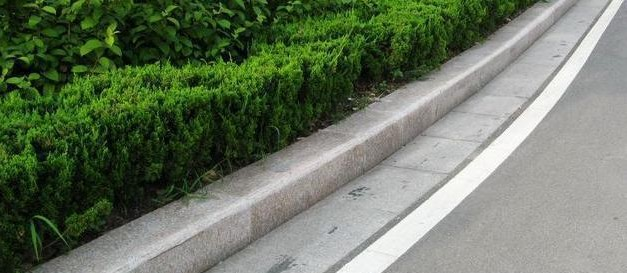
#> input picture road_border.jpg, 627 x 273 px
$ python test5.py
#> lines starting #> are read from the running program, lines starting #| are printed output that depends on the picture
### util.py
import numpy as np
import cv2 as cv
import math
from scipy import signal
import numpy as np

def gradient(E):
    filterx = np.array(([-1, 1], [-1, 1]))
    filtery = np.array(([-1, -1],[1, 1]))

    Ex = signal.convolve2d(E, filterx, mode='same') / 2
    Ey = signal.convolve2d(E, filtery, mode='same') / 2

    return [Ex, Ey]

def estimate_albedo_illumination(E):
    #compute the average of the E
    mu1 = np.mean(E)

    #compute the average of the square of the brightness
    mu2 = np.mean(np.mean(E**2))

    #calculatethe gradient
    [Ex, Ey] = gradient(E)
    eps = 0.000001

    #normalize the gradient
    Exy = np.sqrt(Ex**2 + Ey**2)
    nEx = Ex / (Exy + eps)
    nEy = Ey / (Exy + eps)

    avgEx = np.mean(nEx)
    avgEy = np.mean(nEy)

    gamma = (6 * (np.pi**2) * mu2) - (48 * mu1**2)
    gamma = np.sqrt(gamma if gamma >= 0 else 0)
    albedo = gamma / np.pi

    #estamating the slant
    T = 4 * mu1 / (gamma + eps)
    T = -1 if T < -1 else T
    T = 1 if T > 1 else T
    slant = math.acos(T)

    #estamating the tilt
    tilt = math.atan(avgEy / avgEx)

    if tilt < 0:
        tit = tilt + np.pi

    #the illumination direction
    I = [np.cos(tilt) * np.sin(slant), np.sin(tilt) * np.sin(slant), np.cos(slant)]
    return [albedo, I, slant, tilt]

### test5.py
import numpy as np
import matplotlib.pyplot as plt
from mpl_toolkits.mplot3d import Axes3D
from util import estimate_albedo_illumination
import cv2 as cv

E = cv.imread('road_border.jpg')
#> E is the input picture: shape (273, 627, 3); mean B, G, R 97.2, 117.9, 106.2
E = cv.cvtColor(E, cv.COLOR_BGR2GRAY)
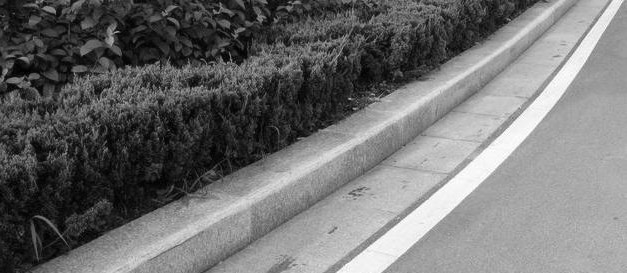
#> E: shape (273, 627); min 0, max 255, mean 112
[M, N] = np.shape(E)
#> M = 273; N = 627
M = M
N = N
E = cv.resize(E, (N, M))
[albedo, I, slant, tilt] = estimate_albedo_illumination(E)
#> in estimate_albedo_illumination, `mu1 = np.mean(E)`: mu1 = 112
#> in estimate_albedo_illumination, `mu2 = np.mean(np.mean(E**2))`: mu2 = 112.8
#> in gradient, `Ey = signal.convolve2d(E, filtery, mode='same') / 2`:
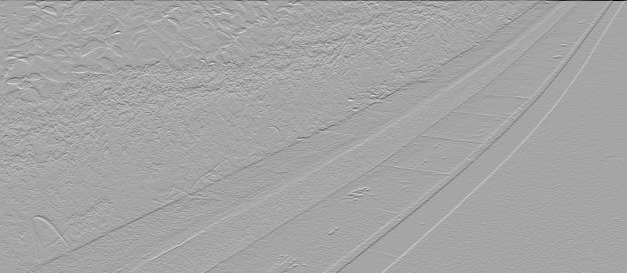
#> Ey: shape (273, 627) float64; min -240.5, max 130, mean -0.6; drawn with min black and max white
#> in estimate_albedo_illumination, `nEx = Ex / (Exy + eps)`:
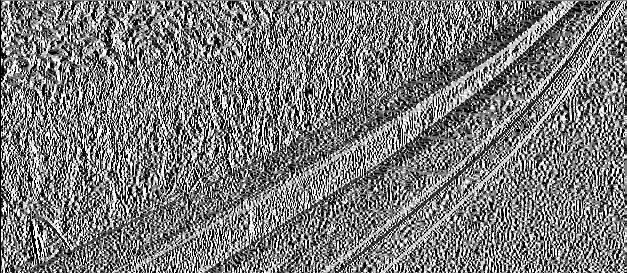
#> nEx: shape (273, 627) float64; min -1, max 1, mean -0.0311; drawn with min black and max white
#> in estimate_albedo_illumination, `nEy = Ey / (Exy + eps)`:
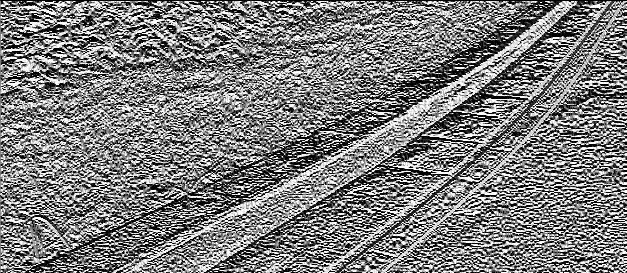
#> nEy: shape (273, 627) float64; min -1, max 1, mean -0.0183; drawn with min black and max white
#> in estimate_albedo_illumination, `avgEx = np.mean(nEx)`: avgEx = -0.0311
#> in estimate_albedo_illumination, `avgEy = np.mean(nEy)`: avgEy = -0.0183
#> in estimate_albedo_illumination, `gamma = (6 * (np.pi**2) * mu2) - (48 * mu1**2)`: gamma = -595808.8
#> in estimate_albedo_illumination, `gamma = np.sqrt(gamma if gamma >= 0 else 0)`: gamma = 0
#> in estimate_albedo_illumination, `T = 4 * mu1 / (gamma + eps)`: T = 448139813.4
#> in estimate_albedo_illumination, `T = 1 if T > 1 else T`: T = 1
#> in estimate_albedo_illumination, `slant = math.acos(T)`: slant = 0
#> in estimate_albedo_illumination, `tilt = math.atan(avgEy / avgEx)`: tilt = 0.531
#> in estimate_albedo_illumination, `I = [np.cos(tilt) * np.sin(slant), np.sin(tilt) * np.sin(slant), np.co..`: I = [0, 0, 1]
#> albedo = 0; I = [0, 0, 1]; slant = 0; tilt = 0.531


p = np.zeros((M, N))
q = np.zeros((M, N))

z = np.zeros((M, N))

z_x = np.zeros((M, N))
z_y = np.zeros((M, N))

[x,y] = np.meshgrid(np.linspace(1, N, N), np.linspace(1, M, M))

max_iter = 50

ix = np.cos(tilt) * np.tan(slant)
#> ix = 0
iy = np.sin(tilt) * np.tan(slant)
#> iy = 0
eps = 0.00001
for k in range(1, max_iter):

    R = (np.cos(slant) + p * np.cos(tilt) * np.sin(slant) + q * np.sin(tilt) * np.sin(slant)) / np.sqrt(1 + p**2 + q**2)
    index = np.where(R < 0)
    R[index[0], index[1]] = 1

    f = E - R

    df_dz = (p + q) * (ix * p + iy * q + 1) / (np.sqrt((1 + p**2 + q**2)**3) * (np.sqrt(1 + ix**2 + iy**2))) - (ix + iy) / (np.sqrt(1 + p**2 + q**2) * np.sqrt(1 + ix**2 + iy**2))

    z = z - f / (df_dz + eps)

    z_x[1:M,:] = z[0:M-1,:]
    z_y[:,1:N] = z[:, 0:N-1]

    p = z - z_x
    q = z - z_y
#> this loop made 49 passes
#> pass 1, `z = z - f / (df_dz + eps)`:
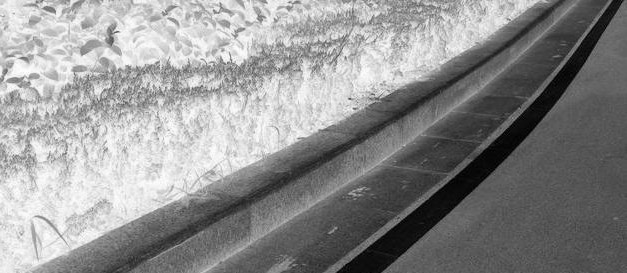
#> z: shape (273, 627) float64; min -25400000, max 100000, mean -11103495.3; drawn with min black and max white
#> after the loop:
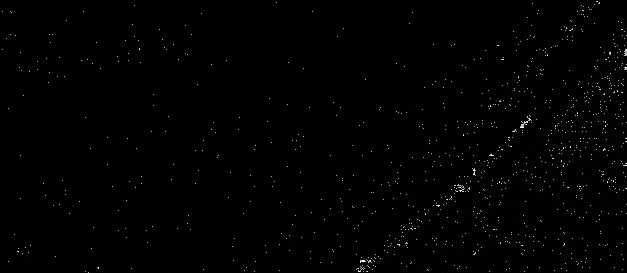
#> R: shape (273, 627) float64; min 8.23e-10, max 1e-05, mean 8.54e-08; drawn with min black and max white

fig = plt.figure()
ax = Axes3D(fig)
ax.plot_surface(x, y, z)
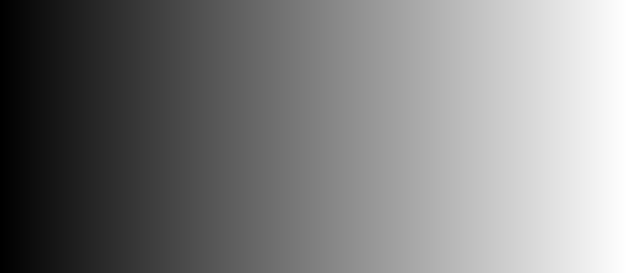
#> x: shape (273, 627) float64; min 1, max 627, mean 314; drawn with min black and max white
plt.savefig('test5_road_border.jpg')
plt.show()

$ run again, with road_car.jpg copied over road_border.jpg
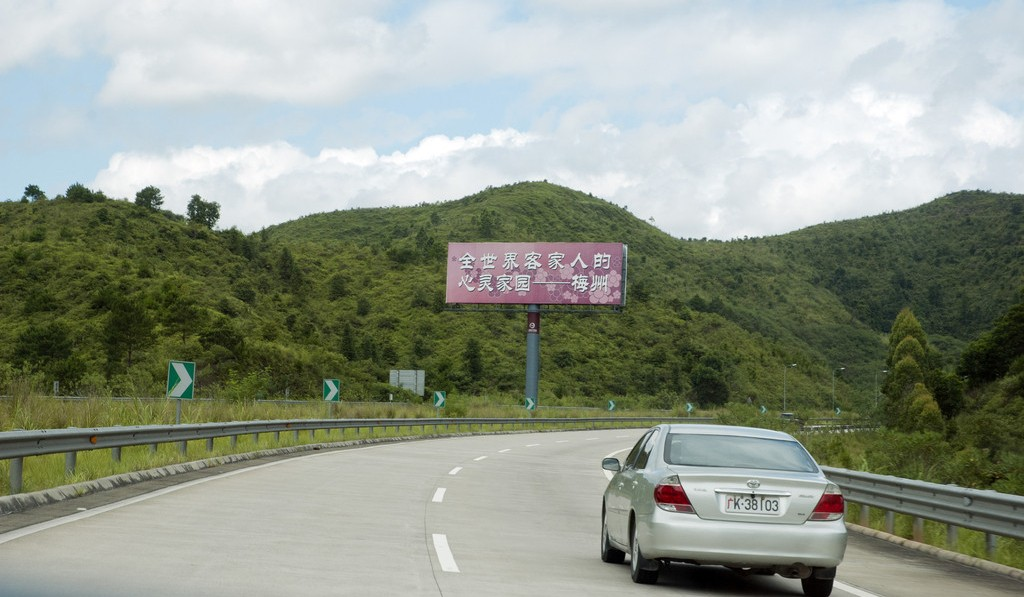
#> input picture road_car.jpg, 1024 x 597 px
#> E is the input picture: shape (597, 1024, 3); mean B, G, R 138.6, 151.9, 144.6
#> E: shape (597, 1024)
#> mu1 = 148.2
#> mu2 = 111.7
#> in estimate_albedo_illumination, `nEy = Ey / (Exy + eps)`:
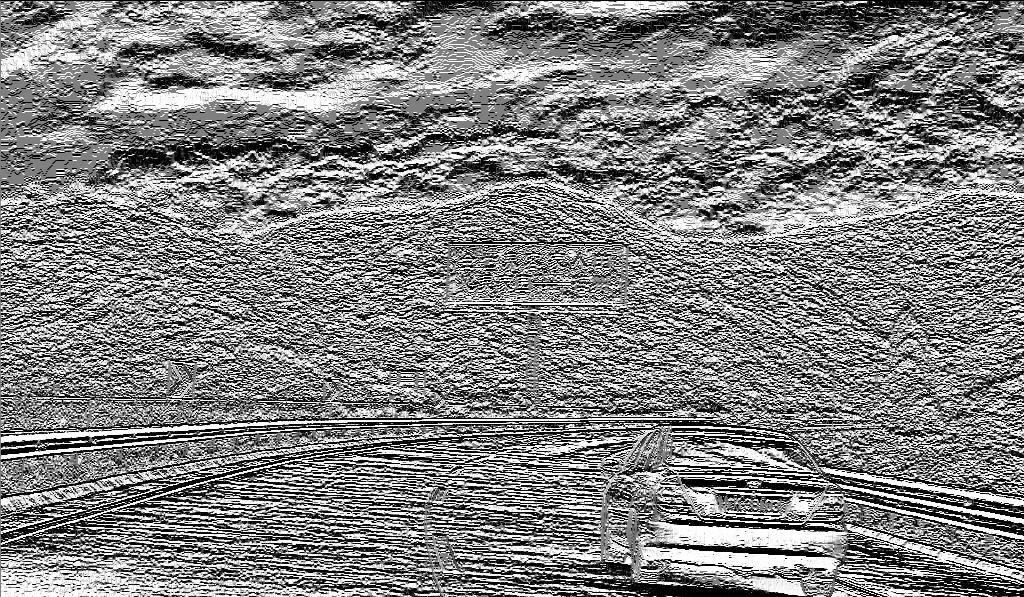
#> nEy: shape (597, 1024) float64; min -1, max 1, mean 0.0142; drawn with min black and max white
#> avgEx = -0.00222
#> avgEy = 0.0142
#> in estimate_albedo_illumination, `gamma = (6 * (np.pi**2) * mu2) - (48 * mu1**2)`: gamma = -1047787.4
#> in estimate_albedo_illumination, `gamma = np.sqrt(gamma if gamma >= 0 else 0)`: gamma = 0
#> in estimate_albedo_illumination, `T = 4 * mu1 / (gamma + eps)`: T = 592847381.4
#> in estimate_albedo_illumination, `T = 1 if T > 1 else T`: T = 1
#> in estimate_albedo_illumination, `slant = math.acos(T)`: slant = 0
#> in estimate_albedo_illumination, `tilt = math.atan(avgEy / avgEx)`: tilt = -1.42
#> tit = 1.73
#> in estimate_albedo_illumination, `I = [np.cos(tilt) * np.sin(slant), np.sin(tilt) * np.sin(slant), np.co..`: I = [0, 0, 1]
#> `[albedo, I, slant, tilt] = estimate_albedo_illumination(E)`: albedo = 0; I = [0, 0, 1]; slant = 0; tilt = -1.42
#> ix = 0
#> after the loop `for k in range(1, max_iter):`:
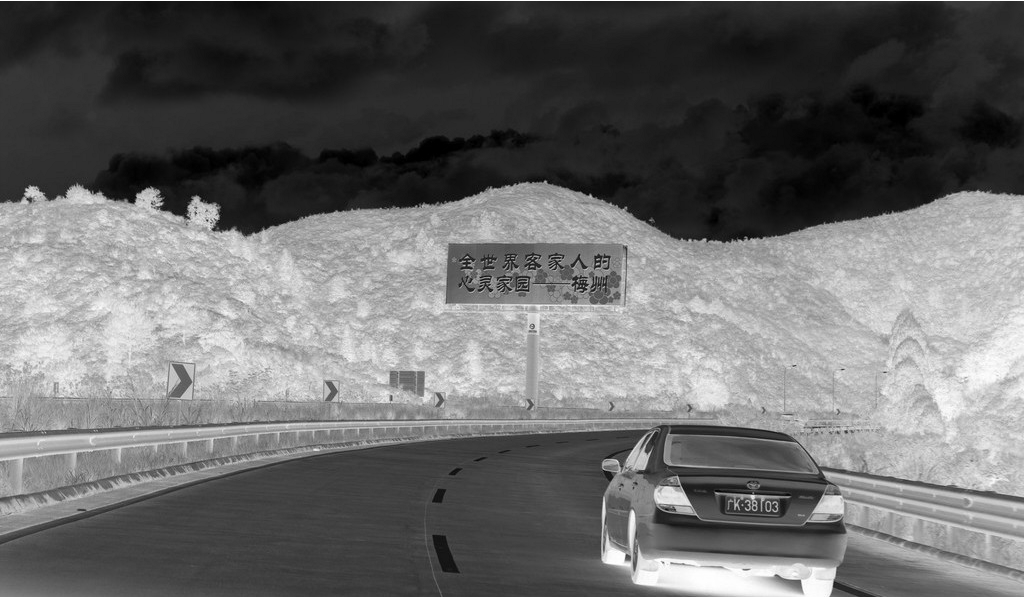
#> z_x: shape (597, 1024) float64; min -1.25e+09, max 500044, mean -724823389.1; drawn with min black and max white

$ run again, with road_man.jpg copied over road_border.jpg
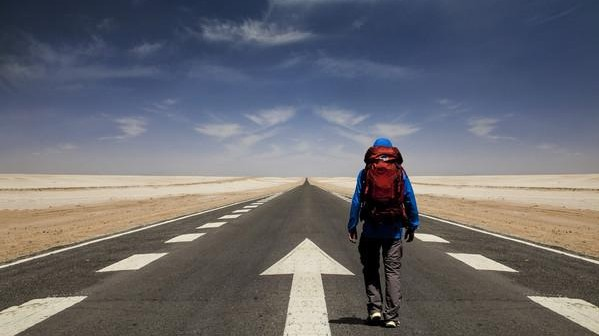
#> input picture road_man.jpg, 599 x 336 px
#> E is the input picture: shape (336, 599, 3); mean B, G, R 111.9, 106.1, 106.2
#> E: shape (336, 599)
#> mu1 = 106.8
#> mu2 = 112.2
#> in estimate_albedo_illumination, `nEy = Ey / (Exy + eps)`:
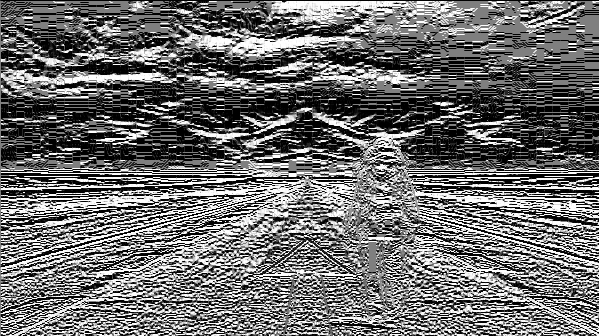
#> nEy: shape (336, 599) float64; min -1, max 1, mean -0.14; drawn with min black and max white
#> avgEx = -0.00188
#> avgEy = -0.14
#> in estimate_albedo_illumination, `gamma = (6 * (np.pi**2) * mu2) - (48 * mu1**2)`: gamma = -541183.6
#> in estimate_albedo_illumination, `gamma = np.sqrt(gamma if gamma >= 0 else 0)`: gamma = 0
#> in estimate_albedo_illumination, `T = 4 * mu1 / (gamma + eps)`: T = 427327987.1
#> in estimate_albedo_illumination, `T = 1 if T > 1 else T`: T = 1
#> in estimate_albedo_illumination, `slant = math.acos(T)`: slant = 0
#> in estimate_albedo_illumination, `tilt = math.atan(avgEy / avgEx)`: tilt = 1.56
#> in estimate_albedo_illumination, `I = [np.cos(tilt) * np.sin(slant), np.sin(tilt) * np.sin(slant), np.co..`: I = [0, 0, 1]
#> `[albedo, I, slant, tilt] = estimate_albedo_illumination(E)`: albedo = 0; I = [0, 0, 1]; slant = 0; tilt = 1.56
#> ix = 0
#> after the loop `for k in range(1, max_iter):`:
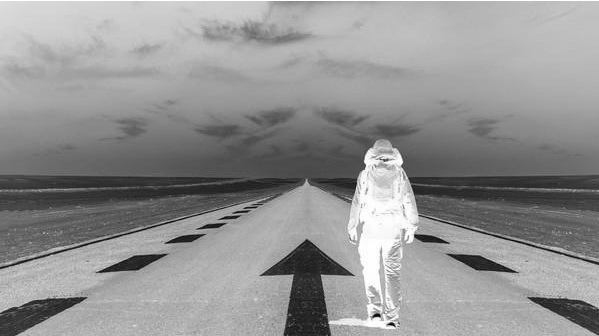
#> z_x: shape (336, 599) float64; min -1.23e+09, max 900040, mean -522045704.2; drawn with min black and max white
